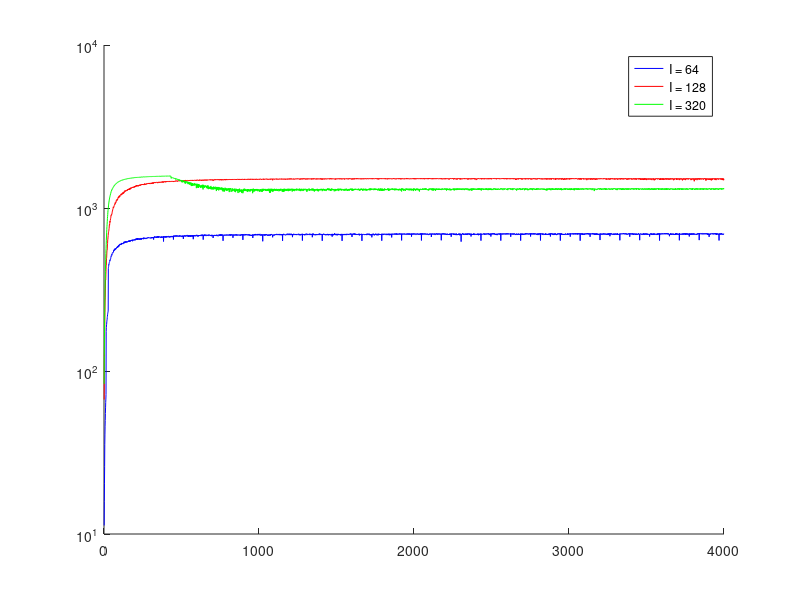

MATLAB code to generate this figure:
%compile
%[Data_invlR] = cl_cpd_gateway('InvlR');
%save Data_invlR;

load Data_invlR;

g = Data_invlR(1);

X = g.lines(1).x
G64 = (2 * X * (64^2 + 64^3) + 2*(64^3))./ g.lines(1).y;
G128 = (2 * X * (128^2 + 128^3) + 2*(128^3))./ g.lines(2).y;
G320 = (2 * X * (320^2 + 320^3) + 2*(320^3))./ g.lines(3).y;

hold on;
    semilogy(X, G64, 'b')
    semilogy(X, G128, 'r')
    semilogy(X, G320, 'g')
hold off;
legend('I = 64', 'I = 128', 'I = 320')